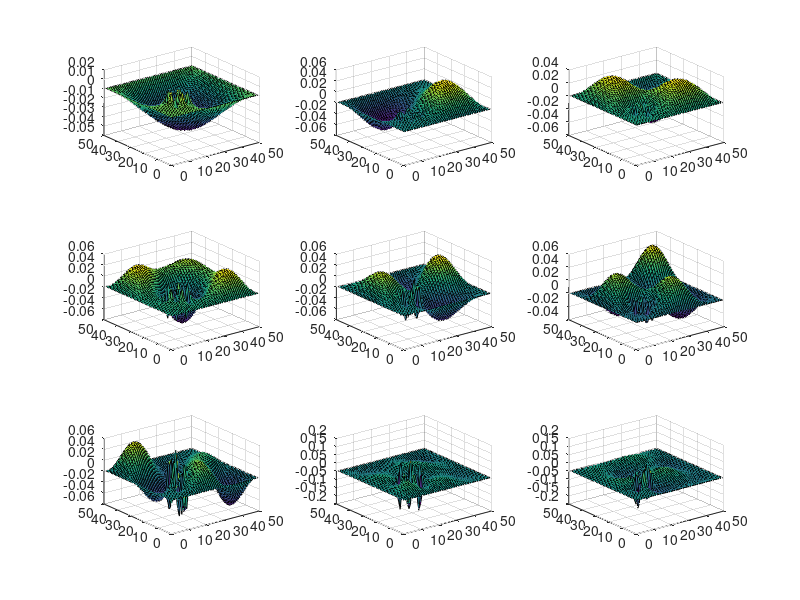

MATLAB code for this plot:
clear
clc

size = 200;
nx = 50;
ny = 50;
dx = size/nx;
dy = size/ny;

G = sparse(nx*ny,nx*ny);


for i=1:ny
    for j=1:nx
        n=j+(i-1)*ny;
        
        if j==1%left side
            G(n,:) = 0;
            G(n,n) = 1;
        elseif j==ny %right side
            G(n,:) = 0;
            G(n,n) = 1;
        elseif i==1%top side
            G(n,:) = 0;
            G(n,n) = 1;
        elseif i==ny%bottom side
            G(n,:) = 0;
            G(n,n) = 1;
        else%bulk mass
            if (i>10 && i<20 && j>10 && j<20)
                G(n,n) = -2;
            else
                G(n,n) = -4;
            end
            
            G(n,n-1) = 1;
            G(n,n+1) = 1;
            if n>=nx
               G(n,n-nx) = 1;
            end
            if n<=length(G)-ny
               G(n,n+ny) = 1; 
            end            
        end
    end
end

[E,D] = eigs(G,9,'SM');

B1 = zeros(nx,ny);
B2 = zeros(nx,ny);
B3 = zeros(nx,ny);
B4 = zeros(nx,ny);
B5 = zeros(nx,ny);
B6 = zeros(nx,ny);
B7 = zeros(nx,ny);
B8 = zeros(nx,ny);
B9 = zeros(nx,ny);


for i=1:ny
    for j=1:nx
        n=j+(i-1)*ny;
        
        B1(n) = E(n,1);
        B2(n) = E(n,2);
        B3(n) = E(n,3);
        B4(n) = E(n,4);
        B5(n) = E(n,5);
        B6(n) = E(n,6);
        B7(n) = E(n,7);
        B8(n) = E(n,8);
        B9(n) = E(n,9);
    end
end

subplot(3,3,1)
surf(B1)
subplot(3,3,2)
surf(B2)
subplot(3,3,3)
surf(B3)
subplot(3,3,4)
surf(B4)
subplot(3,3,5)
surf(B5)
subplot(3,3,6)
surf(B6)
subplot(3,3,7)
surf(B7)
subplot(3,3,8)
surf(B8)
subplot(3,3,9)
surf(B9)











